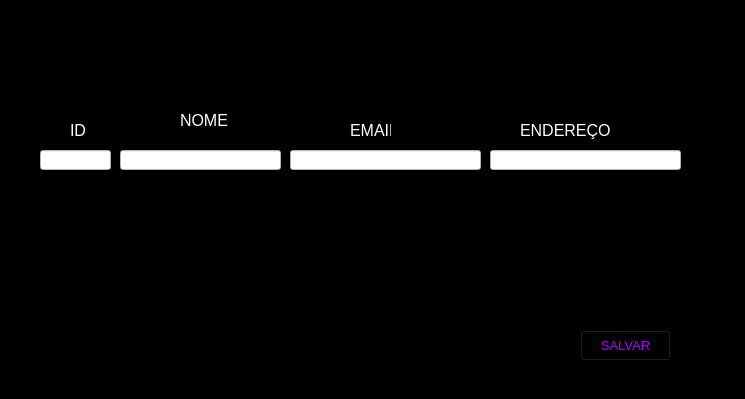
<?xml version="1.0" encoding="UTF-8"?>
<ui version="4.0">
 <class>MainWindow</class>
 <widget class="QMainWindow" name="MainWindow">
  <property name="geometry">
   <rect>
    <x>0</x>
    <y>0</y>
    <width>745</width>
    <height>399</height>
   </rect>
  </property>
  <property name="windowTitle">
   <string>MainWindow</string>
  </property>
  <property name="styleSheet">
   <string notr="true">background-color: rgb(0, 0, 0);</string>
  </property>
  <widget class="QWidget" name="centralwidget">
   <widget class="QPushButton" name="pushButton">
    <property name="geometry">
     <rect>
      <x>580</x>
      <y>470</y>
      <width>75</width>
      <height>23</height>
     </rect>
    </property>
    <property name="styleSheet">
     <string notr="true">background-color: rgb(255, 255, 255);</string>
    </property>
    <property name="text">
     <string>SALVAR</string>
    </property>
   </widget>
   <widget class="QPushButton" name="pushButton_2">
    <property name="geometry">
     <rect>
      <x>480</x>
      <y>470</y>
      <width>75</width>
      <height>23</height>
     </rect>
    </property>
    <property name="styleSheet">
     <string notr="true">background-color: rgb(255, 255, 255);</string>
    </property>
    <property name="text">
     <string>ALTERAR</string>
    </property>
   </widget>
   <widget class="QLineEdit" name="linha_id">
    <property name="geometry">
     <rect>
      <x>40</x>
      <y>150</y>
      <width>71</width>
      <height>20</height>
     </rect>
    </property>
    <property name="font">
     <font>
      <bold>true</bold>
     </font>
    </property>
    <property name="styleSheet">
     <string notr="true">background-color: rgb(255, 255, 255);
color: rgb(0, 0, 0);</string>
    </property>
   </widget>
   <widget class="QLineEdit" name="linha_nome">
    <property name="geometry">
     <rect>
      <x>120</x>
      <y>150</y>
      <width>161</width>
      <height>20</height>
     </rect>
    </property>
    <property name="font">
     <font>
      <bold>true</bold>
     </font>
    </property>
    <property name="styleSheet">
     <string notr="true">background-color: rgb(255, 255, 255);
color: rgb(0, 0, 0);
</string>
    </property>
   </widget>
   <widget class="QLineEdit" name="linha_email">
    <property name="geometry">
     <rect>
      <x>290</x>
      <y>150</y>
      <width>191</width>
      <height>20</height>
     </rect>
    </property>
    <property name="font">
     <font>
      <bold>true</bold>
     </font>
    </property>
    <property name="styleSheet">
     <string notr="true">background-color: rgb(255, 255, 255);
color: rgb(0, 0, 0);</string>
    </property>
   </widget>
   <widget class="QLineEdit" name="linha_end">
    <property name="geometry">
     <rect>
      <x>490</x>
      <y>150</y>
      <width>191</width>
      <height>20</height>
     </rect>
    </property>
    <property name="font">
     <font>
      <bold>true</bold>
     </font>
    </property>
    <property name="styleSheet">
     <string notr="true">background-color: rgb(255, 255, 255);

color: rgb(0, 0, 0);</string>
    </property>
   </widget>
   <widget class="QLabel" name="label_2">
    <property name="geometry">
     <rect>
      <x>70</x>
      <y>120</y>
      <width>41</width>
      <height>20</height>
     </rect>
    </property>
    <property name="font">
     <font>
      <pointsize>12</pointsize>
     </font>
    </property>
    <property name="styleSheet">
     <string notr="true">color: rgb(255, 255, 255);</string>
    </property>
    <property name="text">
     <string>ID</string>
    </property>
   </widget>
   <widget class="QLabel" name="label_3">
    <property name="geometry">
     <rect>
      <x>180</x>
      <y>110</y>
      <width>61</width>
      <height>20</height>
     </rect>
    </property>
    <property name="font">
     <font>
      <pointsize>12</pointsize>
     </font>
    </property>
    <property name="styleSheet">
     <string notr="true">color: rgb(255, 255, 255);</string>
    </property>
    <property name="text">
     <string>NOME</string>
    </property>
   </widget>
   <widget class="QLabel" name="label_4">
    <property name="geometry">
     <rect>
      <x>350</x>
      <y>120</y>
      <width>41</width>
      <height>20</height>
     </rect>
    </property>
    <property name="font">
     <font>
      <pointsize>12</pointsize>
     </font>
    </property>
    <property name="styleSheet">
     <string notr="true">color: rgb(255, 255, 255);</string>
    </property>
    <property name="text">
     <string>EMAIL</string>
    </property>
   </widget>
   <widget class="QLabel" name="label_5">
    <property name="geometry">
     <rect>
      <x>520</x>
      <y>120</y>
      <width>121</width>
      <height>20</height>
     </rect>
    </property>
    <property name="font">
     <font>
      <pointsize>12</pointsize>
     </font>
    </property>
    <property name="styleSheet">
     <string notr="true">color: rgb(255, 255, 255);</string>
    </property>
    <property name="text">
     <string>ENDEREÇO</string>
    </property>
   </widget>
   <widget class="QPushButton" name="botao_salvar">
    <property name="geometry">
     <rect>
      <x>580</x>
      <y>330</y>
      <width>91</width>
      <height>31</height>
     </rect>
    </property>
    <property name="font">
     <font>
      <pointsize>10</pointsize>
     </font>
    </property>
    <property name="styleSheet">
     <string notr="true">color: rgb(170, 0, 255);</string>
    </property>
    <property name="text">
     <string>SALVAR</string>
    </property>
   </widget>
   <widget class="QLabel" name="label">
    <property name="geometry">
     <rect>
      <x>260</x>
      <y>20</y>
      <width>241</width>
      <height>61</height>
     </rect>
    </property>
    <property name="font">
     <font>
      <family>Times New Roman</family>
      <pointsize>16</pointsize>
      <italic>false</italic>
      <bold>true</bold>
      <underline>false</underline>
      <strikeout>false</strikeout>
     </font>
    </property>
    <property name="text">
     <string>EDITAR CLIENTES</string>
    </property>
   </widget>
  </widget>
 </widget>
 <resources/>
 <connections/>
</ui>
